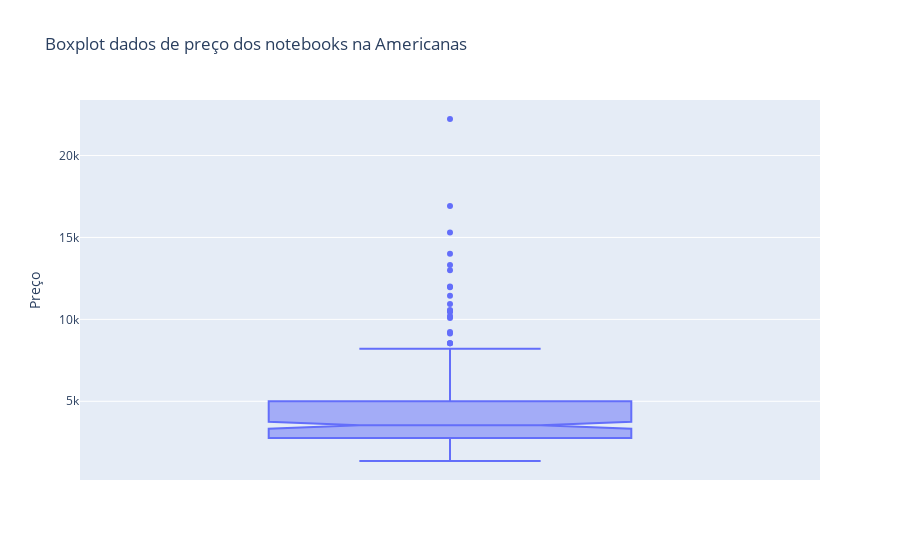

Notebook cell for this chart:
### Code cell
fig = px.box(dados_gerais.query("Categoria == 'Notebook' and Loja == 'Megazine Luiza'"), 
             y="Preço", notched=True,title='Boxplot dados de preço dos notebooks na Americanas')
fig.update_layout
fig.show()

### Figure 1 — Plotly figure (JSON) as saved in the notebook; plotly's stock layout.template omitted (floating-point values rounded to 4 significant figures; data arrays with more than 128 entries replaced by an {"elided": "..."} marker saying what was removed)
{"data": [{"alignmentgroup": "True", "hovertemplate": "Preço=%{y}<extra></extra>", "legendgroup": "", "marker": {"color": "#636efa"}, "name": "", "notched": true, "offsetgroup": "", "orientation": "v", "showlegend": false, "type": "box", "x0": " ", "xaxis": "x", "y": {"elided": "267 float values"}, "y0": " ", "yaxis": "y"}], "layout": {"boxmode": "group", "legend": {"tracegroupgap": 0}, "title": {"text": "Boxplot dados de preço dos notebooks na Americanas"}, "xaxis": {"anchor": "y", "domain": [0, 1]}, "yaxis": {"anchor": "x", "domain": [0, 1], "title": {"text": "Preço"}}}}
